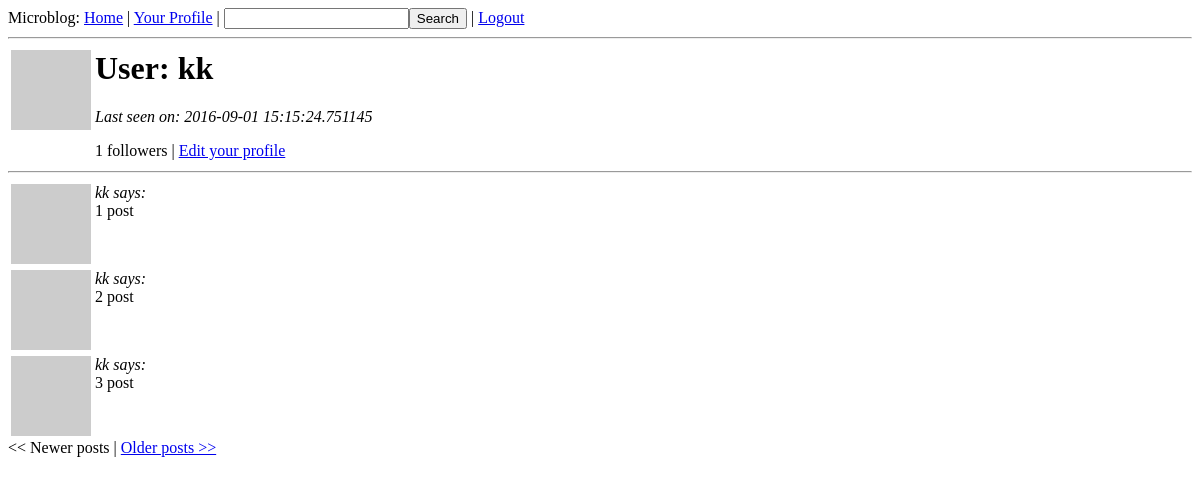
/user/kk/1 (signed in), run on an earlier commit of the app's database.
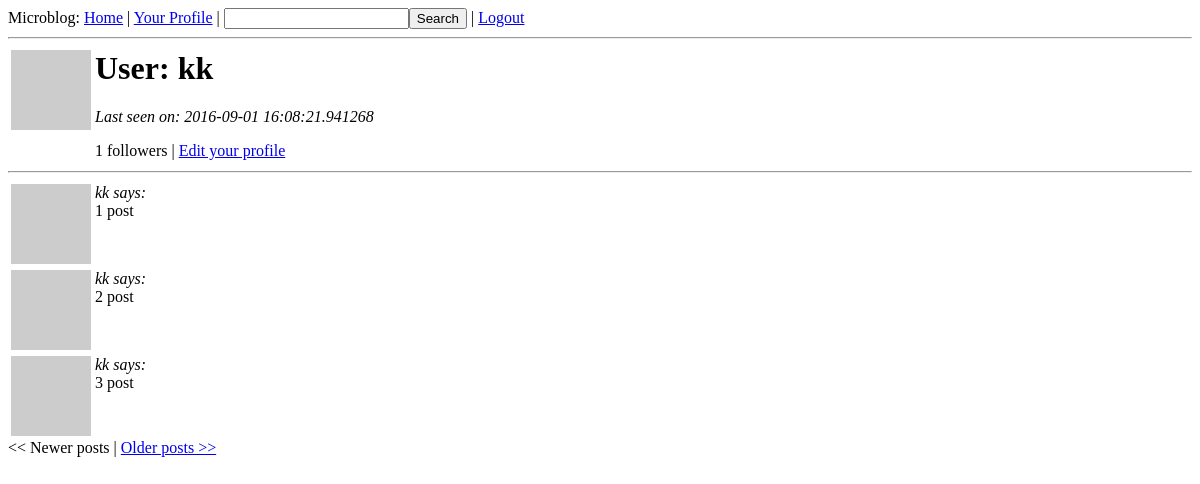
And on a later commit of the database.
### app/models.py (models this page shows, shortened)
class User(db.Model):
    id = db.Column(db.Integer, primary_key=True)
    nickname = db.Column(db.String(64), index=True, unique=True)
    email = db.Column(db.String(120), index=True, unique=True)
    posts = db.relationship('Post', backref='author', lazy='dynamic')
    about_me = db.Column(db.String(140))
    last_seen = db.Column(db.DateTime)
    followed = db.relationship('User',
                               secondary=followers,
                               primaryjoin=(followers.c.follower_id == id),
                               secondaryjoin=(followers.c.followed_id == id),
                               backref=db.backref('followers', lazy='dynamic'),
                               lazy='dynamic')
    @property
    def is_authenticated(self):
        return True
    def avatar(self, size):
        return 'http://www.gravatar.com/avatar/%s?d=mm&s=%d' % \
            (md5(self.email.encode('utf-8')).hexdigest(), size)

class Post(db.Model):
    __searchable__ = ['body']
    id = db.Column(db.Integer, primary_key=True)
    body = db.Column(db.String(140))
    timestamp = db.Column(db.DateTime)
    user_id = db.Column(db.Integer, db.ForeignKey('user.id'))

### app/views.py (the view)
@app.route('/user/<nickname>')
@app.route('/user/<nickname>/<int:page>')
@login_required
def user(nickname, page=1):
    user = User.query.filter_by(nickname=nickname).first()
    if user is None:
        flash('User %s not found.' % nickname)
        return redirect(url_for('index'))
    posts = user.posts.paginate(page, POSTS_PER_PAGE, False)
    return render_template('user.html',
                           user=user,
                           posts=posts)

### app/forms.py
class SearchForm(Form):
    search = StringField('search', validators=[DataRequired()])

### app/views.py (called while the page is built)
@lm.user_loader
def load_user(id):
    return User.query.get(int(id))

@app.before_request
def before_request():
    g.user = current_user
    if g.user.is_authenticated:
        g.user.last_seen = datetime.utcnow()
        db.session.add(g.user)
        db.session.commit()
        g.search_form = SearchForm()

### app/templates/user.html (shortened to what this page needs)
{% extends "base.html" %}
{% block content %}
    <table>
        <tr valign="top">
            <td><img src="{{ user.avatar(128) }}"></td>
            <td>
                <h1>User: {{ user.nickname }}</h1>
                {% if user.last_seen %}<p><i>Last seen on: {{ user.last_seen }}</i></p>{% endif %}
                <p>{{ user.followers.count() }} followers |
                {% if user.id == g.user.id %}
                    <a href="{{ url_for('edit') }}">Edit your profile</a>
                {% elif not g.user.is_following(user) %}
                    <a href="{{ url_for('follow', nickname=user.nickname) }}">Follow</a>
                {% else %}
                    <a href="{{ url_for('unfollow', nickname=user.nickname) }}">Unfollow</a>
                {% endif %}
                </p>
            </td>
        </tr>
    </table>
    <hr>
    {% for post in posts.items %}
        {% include 'post.html' %}
    {% endfor %}
    {% if posts.has_prev %}<a href="{{ url_for('user', nickname=user.nickname, page=posts.prev_num) }}">&lt;&lt; Newer posts</a>{% else %}&lt;&lt; Newer posts{% endif %} |
    {% if posts.has_next %}<a href="{{ url_for('user', nickname=user.nickname, page=posts.next_num) }}">Older posts &gt;&gt;</a>{% else %}Older posts &gt;&gt;{% endif %}
{% endblock %}

### app/templates/base.html (shortened to what this page needs)
<html>
  <head>
  </head>
  <body>
    <div>Microblog:
        <a href="{{ url_for('index') }}">Home</a>
        {% if g.user.is_authenticated %}
        | <a href="{{ url_for('user', nickname=g.user.nickname) }}">Your Profile</a>
        | <form style="display: inline;" action="{{ url_for('search') }}" method="post" name="search">{{ g.search_form.hidden_tag() }}{{ g.search_form.search(size=20) }}<input type="submit" value="Search"></form>
        | <a href="{{ url_for('logout') }}">Logout</a>
        {% endif %}
    </div>
    <hr>
    {% block content %}{% endblock %}
  </body>
</html>

### app/templates/post.html
<table>
    <tr valign="top">
        <td><img src="{{ post.author.avatar(50) }}"></td><td><i>{{ post.author.nickname }} says:</i><br>{{ post.body }}</td>
    </tr>
</table>

What changed in the data, as far as the page shows it:
changed User "kk": last_seen "2016-09-01 15:15:24.751145" → "2016-09-01 16:08:21.941268"
